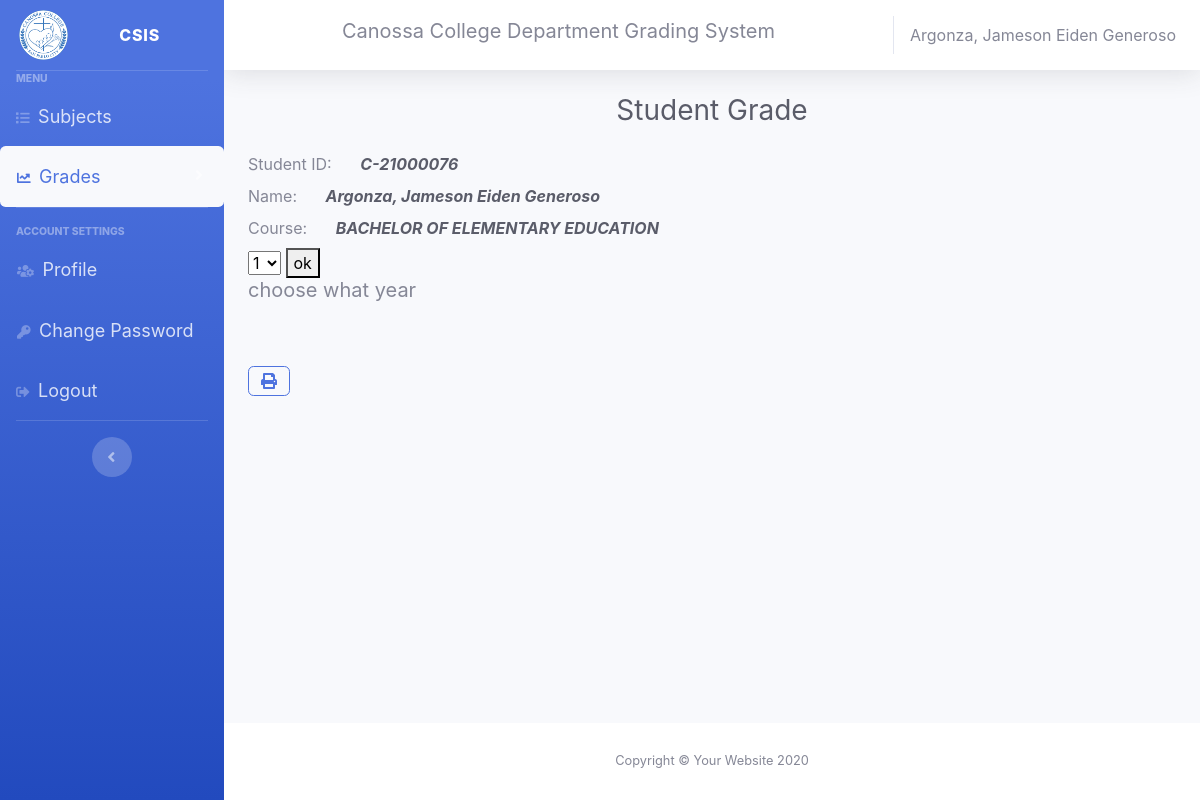
Screenshot of /student/grade.student.php (signed in) with the database file from the repository.
### tables this page shows
CREATE TABLE `studentrecords` (
  `id` int(11) NOT NULL,
  `student_id` varchar(120) NOT NULL,
  `name` varchar(120) NOT NULL,
  `gender` varchar(128) NOT NULL,
  `cellphone` varchar(11) NOT NULL,
  `bday` varchar(128) NOT NULL,
  `bplace` varchar(128) NOT NULL,
  `address` text NOT NULL,
  `course` text NOT NULL,
  `status` text NOT NULL,
  `year` varchar(12) NOT NULL
);

### student/grade.student.php (the view, shortened to what this page needs)
<?php
if (isset($_SESSION['user_id'])) {
    include "../layout/head.layout.php";
    include_once '../database/dbconnection.db.php';
    $sql = "SELECT * from studentrecords where student_id = '$id'";
    $result = $conn->query($sql);
    if ($result->num_rows > 0) {
        while ($row = $result->fetch_assoc()) {
            $name = $row['name'];
            $course = $row['course'];
        }
    }
?>
    <h5 class="h3 mb-4 text-gray-800 text-center">Student Grade</h5>
    <label class="mr-4">Student ID: </label> <i class="text-dark font-weight-bold mr-5"><?php echo $id; ?></i><br>
    <label class="mr-4">Name: </label> <i class="text-dark font-weight-bold "><?php echo $name; ?></i> <br>
    <label class="mr-4">Course: </label> <i class="text-dark font-weight-bold text-uppercase"><?php echo $course; ?></i> <br>
<form action="" method="POST">
<select name="year" id="">
<option value="1" focused>1</option>
</select>
<button type="submit">ok</button>
<?php
if($_POST['year'] == "1"){
    include "../studentgrading/_first.grading.php";
}elseif($_POST['year'] == "2"){
    include "../studentgrading/_second.grading.php";
}elseif($_POST['year'] == "3"){
    include "../studentgrading/_third.grading.php";
}elseif($_POST['year'] == "4"){
    include "../studentgrading/_forth.grading.php";
}else{
    ?>
    <h5>choose what year</h5>
    <?php
}
?>
</form>
    <br>
    <br>
    <a class="btn btn-outline-primary" href="../print/gradeperyear/grade.print.php"><i class="fas fa-print"></i></a>
<?php include "../layout/footer.layout.php";
} else {
    header("Location: ../canossa/master.blade.php");
    exit();
}
?>

### layout/_topbar.layout.php (shortened to what this page needs)
<nav class="navbar navbar-expand navbar-light bg-white topbar mb-4 static-top shadow">
<h5 class="title ml-auto">Canossa College Department Grading System </h5>
    <span class="mr-2 d-none d-lg-inline text-gray-600 ">
        <?php
            include_once '../database/dbconnection.db.php';
            $id = $_SESSION['user_id'];
            $sql = "SELECT * from studentrecords where student_id = '$id'";
            $result = $conn-> query($sql);
            if($result-> num_rows > 0 ){
                while($row = $result-> fetch_assoc()){
                    echo $row['name'];
                }
            }
        ?>
    </span>
</nav>

### rows the page displays
studentrecords: name "Argonza, Jameson Eiden Generoso", course "BACHELOR OF ELEMENTARY EDUCATION"

### other values shown
$id "C-21000076"
